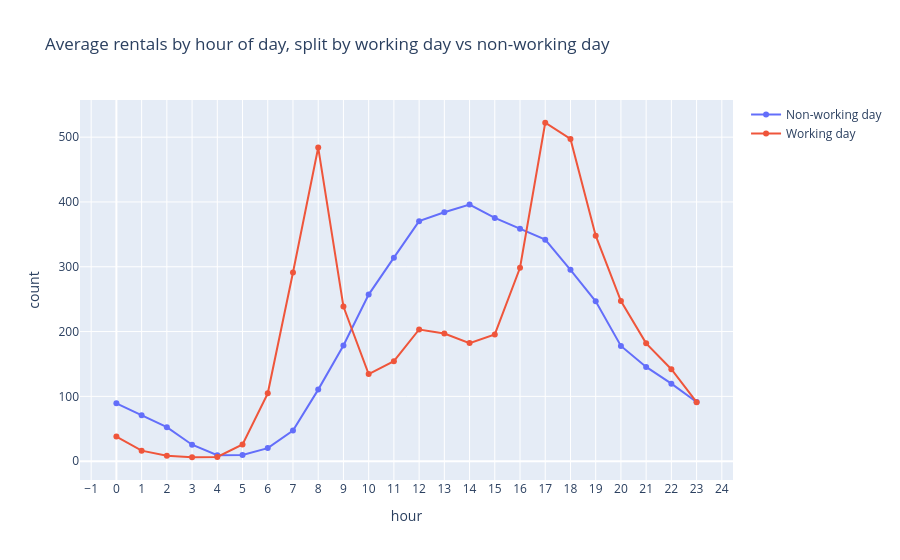

Notebook cell for this chart:
### Markdown cell above
**Observation**

- Demand follows a clear daily rhythm: almost nothing overnight (lowest around 3-4am, ~7 rides), a sharp morning climb, and the busiest hours in the evening (5-6pm, ~430-468 rides).
- The curve is bimodal, so `hour` is one of the strongest predictors, but the relationship is clearly not linear.

### Code cell
# split by working day vs non-working day

hourly_wd = train.groupby(['hour', 'workingday'], as_index=False)['count'].mean()
hourly_wd['workingday'] = hourly_wd['workingday'].map({0: 'Non-working day', 1: 'Working day'})

fig = px.line(hourly_wd, x='hour', y='count', color='workingday', markers=True,
              title='Average rentals by hour of day, split by working day vs non-working day')
fig.update_layout(xaxis=dict(tickmode='linear', dtick=1), legend_title_text='')
fig.show()

### Figure 1 — Plotly figure (JSON) as saved in the notebook; plotly's stock layout.template omitted (floating-point values rounded to 4 significant figures)
{"data": [{"hovertemplate": "workingday=Non-working day<br>hour=%{x}<br>count=%{y}<extra></extra>", "legendgroup": "Non-working day", "line": {"color": "#636efa", "dash": "solid"}, "marker": {"symbol": "circle"}, "mode": "lines+markers", "name": "Non-working day", "orientation": "v", "showlegend": true, "type": "scatter", "x": [0, 1, 2, 3, 4, 5, 6, 7, 8, 9, 10, 11, 12, 13, 14, 15, 16, 17, 18, 19, 20, 21, 22, 23], "xaxis": "x", "y": [89.34, 70.93, 52.52, 25.41, 9.26, 9.408, 20.18, 47.31, 110.4, 178.5, 257.1, 314.1, 370.4, 384.2, 396.1, 375.4, 358.6, 341.8, 295.2, 246.7, 177.9, 145.5, 119.6, 91.25], "yaxis": "y"}, {"hovertemplate": "workingday=Working day<br>hour=%{x}<br>count=%{y}<extra></extra>", "legendgroup": "Working day", "line": {"color": "#EF553B", "dash": "solid"}, "marker": {"symbol": "circle"}, "mode": "lines+markers", "name": "Working day", "orientation": "v", "showlegend": true, "type": "scatter", "x": [0, 1, 2, 3, 4, 5, 6, 7, 8, 9, 10, 11, 12, 13, 14, 15, 16, 17, 18, 19, 20, 21, 22, 23], "xaxis": "x", "y": [37.98, 16.26, 8.478, 6.044, 6.433, 25.71, 104.7, 291.2, 484.0, 238.7, 134.4, 154.3, 203.2, 197.0, 182.2, 195.5, 298.5, 522.2, 497.3, 348.0, 247.0, 181.8, 141.9, 90.99], "yaxis": "y"}], "layout": {"legend": {"title": {"text": ""}, "tracegroupgap": 0}, "title": {"text": "Average rentals by hour of day, split by working day vs non-working day"}, "xaxis": {"anchor": "y", "domain": [0, 1], "dtick": 1, "tickmode": "linear", "title": {"text": "hour"}}, "yaxis": {"anchor": "x", "domain": [0, 1], "title": {"text": "count"}}}}
